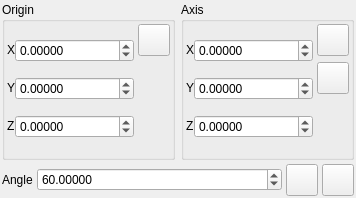
     <widget class="QWidget" name="RotateTab" >
      <property name="geometry" >
       <rect>
        <x>0</x>
        <y>0</y>
        <width>356</width>
        <height>198</height>
       </rect>
      </property>
      <attribute name="title" >
       <string>Axis Rotate</string>
      </attribute>
      <layout class="QVBoxLayout" >
       <property name="spacing" >
        <number>4</number>
       </property>
       <property name="margin" >
        <number>2</number>
       </property>
       <item>
        <layout class="QHBoxLayout" >
         <property name="spacing" >
          <number>6</number>
         </property>
         <property name="margin" >
          <number>0</number>
         </property>
         <item>
          <widget class="QGroupBox" name="RotateOriginGroup" >
           <property name="sizePolicy" >
            <sizepolicy vsizetype="Minimum" hsizetype="Minimum" >
             <horstretch>0</horstretch>
             <verstretch>0</verstretch>
            </sizepolicy>
           </property>
           <property name="title" >
            <string>Origin</string>
           </property>
           <layout class="QHBoxLayout" >
            <property name="spacing" >
             <number>4</number>
            </property>
            <property name="margin" >
             <number>2</number>
            </property>
            <item>
             <layout class="QGridLayout" >
              <property name="margin" >
               <number>0</number>
              </property>
              <property name="spacing" >
               <number>0</number>
              </property>
              <item row="0" column="0" >
               <widget class="QLabel" name="label" >
                <property name="sizePolicy" >
                 <sizepolicy vsizetype="Fixed" hsizetype="Fixed" >
                  <horstretch>0</horstretch>
                  <verstretch>0</verstretch>
                 </sizepolicy>
                </property>
                <property name="text" >
                 <string>X</string>
                </property>
               </widget>
              </item>
              <item row="0" column="1" >
               <widget class="QDoubleSpinBox" name="RotateOriginXSpin" >
                <property name="sizePolicy" >
                 <sizepolicy vsizetype="Fixed" hsizetype="Expanding" >
                  <horstretch>0</horstretch>
                  <verstretch>0</verstretch>
                 </sizepolicy>
                </property>
                <property name="decimals" >
                 <number>5</number>
                </property>
                <property name="minimum" >
                 <double>-10000.000000000000000</double>
                </property>
                <property name="maximum" >
                 <double>10000.000000000000000</double>
                </property>
               </widget>
              </item>
              <item row="1" column="1" >
               <widget class="QDoubleSpinBox" name="RotateOriginYSpin" >
                <property name="sizePolicy" >
                 <sizepolicy vsizetype="Fixed" hsizetype="Expanding" >
                  <horstretch>0</horstretch>
                  <verstretch>0</verstretch>
                 </sizepolicy>
                </property>
                <property name="decimals" >
                 <number>5</number>
                </property>
                <property name="minimum" >
                 <double>-10000.000000000000000</double>
                </property>
                <property name="maximum" >
                 <double>10000.000000000000000</double>
                </property>
               </widget>
              </item>
              <item row="2" column="0" >
               <widget class="QLabel" name="label_3" >
                <property name="sizePolicy" >
                 <sizepolicy vsizetype="Fixed" hsizetype="Fixed" >
                  <horstretch>0</horstretch>
                  <verstretch>0</verstretch>
                 </sizepolicy>
                </property>
                <property name="text" >
                 <string>Z</string>
                </property>
               </widget>
              </item>
              <item row="1" column="0" >
               <widget class="QLabel" name="label_2" >
                <property name="sizePolicy" >
                 <sizepolicy vsizetype="Fixed" hsizetype="Fixed" >
                  <horstretch>0</horstretch>
                  <verstretch>0</verstretch>
                 </sizepolicy>
                </property>
                <property name="text" >
                 <string>Y</string>
                </property>
               </widget>
              </item>
              <item row="2" column="1" >
               <widget class="QDoubleSpinBox" name="RotateOriginZSpin" >
                <property name="sizePolicy" >
                 <sizepolicy vsizetype="Fixed" hsizetype="Expanding" >
                  <horstretch>0</horstretch>
                  <verstretch>0</verstretch>
                 </sizepolicy>
                </property>
                <property name="decimals" >
                 <number>5</number>
                </property>
                <property name="minimum" >
                 <double>-10000.000000000000000</double>
                </property>
                <property name="maximum" >
                 <double>10000.000000000000000</double>
                </property>
               </widget>
              </item>
             </layout>
            </item>
            <item>
             <layout class="QVBoxLayout" >
              <property name="spacing" >
               <number>6</number>
              </property>
              <property name="margin" >
               <number>0</number>
              </property>
              <item>
               <widget class="QPushButton" name="RotateDefineOriginButton" >
                <property name="sizePolicy" >
                 <sizepolicy vsizetype="Fixed" hsizetype="Expanding" >
                  <horstretch>0</horstretch>
                  <verstretch>0</verstretch>
                 </sizepolicy>
                </property>
                <property name="minimumSize" >
                 <size>
                  <width>32</width>
                  <height>32</height>
                 </size>
                </property>
                <property name="maximumSize" >
                 <size>
                  <width>32</width>
                  <height>32</height>
                 </size>
                </property>
                <property name="toolTip" >
                 <string>Define rotation origin from the current atom selection</string>
                </property>
                <property name="text" >
                 <string/>
                </property>
                <property name="icon" >
                 <iconset resource="icons.qrc" >
                  <normaloff>:/basic/icons/basic_define.svg</normaloff>:/basic/icons/basic_define.svg</iconset>
                </property>
                <property name="iconSize" >
                 <size>
                  <width>24</width>
                  <height>24</height>
                 </size>
                </property>
                <property name="autoDefault" >
                 <bool>false</bool>
                </property>
               </widget>
              </item>
              <item>
               <spacer>
                <property name="orientation" >
                 <enum>Qt::Vertical</enum>
                </property>
                <property name="sizeHint" stdset="0" >
                 <size>
                  <width>20</width>
                  <height>40</height>
                 </size>
                </property>
               </spacer>
              </item>
             </layout>
            </item>
           </layout>
          </widget>
         </item>
         <item>
          <widget class="QGroupBox" name="RotateOriginGroup_2" >
           <property name="sizePolicy" >
            <sizepolicy vsizetype="Preferred" hsizetype="Minimum" >
             <horstretch>0</horstretch>
             <verstretch>0</verstretch>
            </sizepolicy>
           </property>
           <property name="title" >
            <string>Axis</string>
           </property>
           <layout class="QHBoxLayout" >
            <property name="spacing" >
             <number>4</number>
            </property>
            <property name="margin" >
             <number>2</number>
            </property>
            <item>
             <layout class="QGridLayout" >
              <property name="margin" >
               <number>0</number>
              </property>
              <property name="spacing" >
               <number>0</number>
              </property>
              <item row="0" column="1" >
               <widget class="QDoubleSpinBox" name="RotateAxisXSpin" >
                <property name="sizePolicy" >
                 <sizepolicy vsizetype="Fixed" hsizetype="Expanding" >
                  <horstretch>0</horstretch>
                  <verstretch>0</verstretch>
                 </sizepolicy>
                </property>
                <property name="decimals" >
                 <number>5</number>
                </property>
                <property name="minimum" >
                 <double>-10000.000000000000000</double>
                </property>
                <property name="maximum" >
                 <double>10000.000000000000000</double>
                </property>
                <property name="value" >
                 <double>0.000000000000000</double>
                </property>
               </widget>
              </item>
              <item row="1" column="1" >
               <widget class="QDoubleSpinBox" name="RotateAxisYSpin" >
                <property name="sizePolicy" >
                 <sizepolicy vsizetype="Fixed" hsizetype="Expanding" >
                  <horstretch>0</horstretch>
                  <verstretch>0</verstretch>
                 </sizepolicy>
                </property>
                <property name="decimals" >
                 <number>5</number>
                </property>
                <property name="minimum" >
                 <double>-10000.000000000000000</double>
                </property>
                <property name="maximum" >
                 <double>10000.000000000000000</double>
                </property>
               </widget>
              </item>
              <item row="1" column="0" >
               <widget class="QLabel" name="label_5" >
                <property name="sizePolicy" >
                 <sizepolicy vsizetype="Fixed" hsizetype="Fixed" >
                  <horstretch>0</horstretch>
                  <verstretch>0</verstretch>
                 </sizepolicy>
                </property>
                <property name="text" >
                 <string>Y</string>
                </property>
               </widget>
              </item>
              <item row="2" column="0" >
               <widget class="QLabel" name="label_6" >
                <property name="sizePolicy" >
                 <sizepolicy vsizetype="Fixed" hsizetype="Fixed" >
                  <horstretch>0</horstretch>
                  <verstretch>0</verstretch>
                 </sizepolicy>
                </property>
                <property name="text" >
                 <string>Z</string>
                </property>
               </widget>
              </item>
              <item row="0" column="0" >
               <widget class="QLabel" name="label_4" >
                <property name="sizePolicy" >
                 <sizepolicy vsizetype="Fixed" hsizetype="Fixed" >
                  <horstretch>0</horstretch>
                  <verstretch>0</verstretch>
                 </sizepolicy>
                </property>
                <property name="text" >
                 <string>X</string>
                </property>
               </widget>
              </item>
              <item row="2" column="1" >
               <widget class="QDoubleSpinBox" name="RotateAxisZSpin" >
                <property name="sizePolicy" >
                 <sizepolicy vsizetype="Fixed" hsizetype="Expanding" >
                  <horstretch>0</horstretch>
                  <verstretch>0</verstretch>
                 </sizepolicy>
                </property>
                <property name="decimals" >
                 <number>5</number>
                </property>
                <property name="minimum" >
                 <double>-10000.000000000000000</double>
                </property>
                <property name="maximum" >
                 <double>10000.000000000000000</double>
                </property>
               </widget>
              </item>
             </layout>
            </item>
            <item>
             <layout class="QVBoxLayout" >
              <property name="spacing" >
               <number>6</number>
              </property>
              <property name="margin" >
               <number>0</number>
              </property>
              <item>
               <widget class="QPushButton" name="RotateDefineAxisButton" >
                <property name="sizePolicy" >
                 <sizepolicy vsizetype="Fixed" hsizetype="Expanding" >
                  <horstretch>0</horstretch>
                  <verstretch>0</verstretch>
                 </sizepolicy>
                </property>
                <property name="minimumSize" >
                 <size>
                  <width>32</width>
                  <height>32</height>
                 </size>
                </property>
                <property name="maximumSize" >
                 <size>
                  <width>32</width>
                  <height>32</height>
                 </size>
                </property>
                <property name="toolTip" >
                 <string>Define rotation axis between current origin and centre of current selection</string>
                </property>
                <property name="text" >
                 <string/>
                </property>
                <property name="icon" >
                 <iconset resource="icons.qrc" >
                  <normaloff>:/basic/icons/basic_define.svg</normaloff>:/basic/icons/basic_define.svg</iconset>
                </property>
                <property name="iconSize" >
                 <size>
                  <width>24</width>
                  <height>24</height>
                 </size>
                </property>
                <property name="autoDefault" >
                 <bool>false</bool>
                </property>
               </widget>
              </item>
              <item>
               <widget class="QPushButton" name="RotatePickAxisButton" >
                <property name="minimumSize" >
                 <size>
                  <width>32</width>
                  <height>32</height>
                 </size>
                </property>
                <property name="maximumSize" >
                 <size>
                  <width>32</width>
                  <height>32</height>
                 </size>
                </property>
                <property name="toolTip" >
                 <string>Define rotation axis from two picked atoms</string>
                </property>
                <property name="text" >
                 <string/>
                </property>
                <property name="icon" >
                 <iconset resource="icons.qrc" >
                  <normaloff>:/basic/icons/basic_pick.svg</normaloff>:/basic/icons/basic_pick.svg</iconset>
                </property>
                <property name="iconSize" >
                 <size>
                  <width>24</width>
                  <height>24</height>
                 </size>
                </property>
                <property name="checkable" >
                 <bool>true</bool>
                </property>
                <property name="autoDefault" >
                 <bool>false</bool>
                </property>
               </widget>
              </item>
              <item>
               <spacer>
                <property name="orientation" >
                 <enum>Qt::Vertical</enum>
                </property>
                <property name="sizeHint" stdset="0" >
                 <size>
                  <width>20</width>
                  <height>40</height>
                 </size>
                </property>
               </spacer>
              </item>
             </layout>
            </item>
           </layout>
          </widget>
         </item>
        </layout>
       </item>
       <item>
        <layout class="QHBoxLayout" >
         <property name="spacing" >
          <number>4</number>
         </property>
         <property name="margin" >
          <number>0</number>
         </property>
         <item>
          <widget class="QLabel" name="label_8" >
           <property name="text" >
            <string>Angle</string>
           </property>
          </widget>
         </item>
         <item>
          <widget class="QDoubleSpinBox" name="RotateAngleSpin" >
           <property name="sizePolicy" >
            <sizepolicy vsizetype="Fixed" hsizetype="Expanding" >
             <horstretch>0</horstretch>
             <verstretch>0</verstretch>
            </sizepolicy>
           </property>
           <property name="suffix" >
            <string/>
           </property>
           <property name="decimals" >
            <number>5</number>
           </property>
           <property name="minimum" >
            <double>0.000000000000000</double>
           </property>
           <property name="maximum" >
            <double>360.000000000000000</double>
           </property>
           <property name="value" >
            <double>60.000000000000000</double>
           </property>
          </widget>
         </item>
         <item>
          <widget class="QPushButton" name="RotateAnticlockwiseButton" >
           <property name="sizePolicy" >
            <sizepolicy vsizetype="Fixed" hsizetype="Fixed" >
             <horstretch>0</horstretch>
             <verstretch>0</verstretch>
            </sizepolicy>
           </property>
           <property name="minimumSize" >
            <size>
             <width>32</width>
             <height>32</height>
            </size>
           </property>
           <property name="maximumSize" >
            <size>
             <width>32</width>
             <height>32</height>
            </size>
           </property>
           <property name="toolTip" >
            <string>Rotate selection anticlockwise about current origin/axis</string>
           </property>
           <property name="text" >
            <string/>
           </property>
           <property name="icon" >
            <iconset resource="icons.qrc" >
             <normaloff>:/arrows/icons/arrow_anticlockwise.svg</normaloff>:/arrows/icons/arrow_anticlockwise.svg</iconset>
           </property>
           <property name="iconSize" >
            <size>
             <width>24</width>
             <height>24</height>
            </size>
           </property>
           <property name="checkable" >
            <bool>false</bool>
           </property>
           <property name="autoDefault" >
            <bool>false</bool>
           </property>
          </widget>
         </item>
         <item>
          <widget class="QPushButton" name="RotateClockwiseButton" >
           <property name="sizePolicy" >
            <sizepolicy vsizetype="Fixed" hsizetype="Fixed" >
             <horstretch>0</horstretch>
             <verstretch>0</verstretch>
            </sizepolicy>
           </property>
           <property name="minimumSize" >
            <size>
             <width>32</width>
             <height>32</height>
            </size>
           </property>
           <property name="maximumSize" >
            <size>
             <width>32</width>
             <height>32</height>
            </size>
           </property>
           <property name="toolTip" >
            <string>Rotate selection clockwise about defined origin/axis</string>
           </property>
           <property name="text" >
            <string/>
           </property>
           <property name="icon" >
            <iconset resource="icons.qrc" >
             <normaloff>:/arrows/icons/arrow_clockwise.svg</normaloff>:/arrows/icons/arrow_clockwise.svg</iconset>
           </property>
           <property name="iconSize" >
            <size>
             <width>24</width>
             <height>24</height>
            </size>
           </property>
           <property name="checkable" >
            <bool>false</bool>
           </property>
           <property name="autoDefault" >
            <bool>false</bool>
           </property>
          </widget>
         </item>
        </layout>
       </item>
      </layout>
     </widget>
